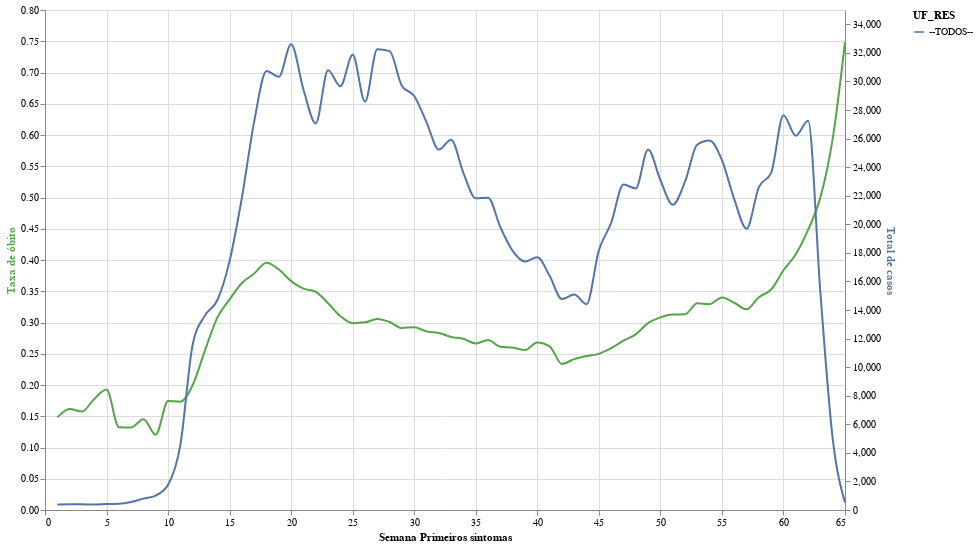

The cell this chart's notebook holds for it:
### Code cell
#collapse

cat2 = 'UF_RES'
index_cols = [cat1,cat2]

selection_dict = {'UF_RES':"!= ['nd']",'idade_anos':' <= 150','EVOLUCAO':"== ['cura','obito']"}

df_sel = select_items(df_srag,selection_dict)
print(f'\n Número de casos selecionados: {df_sel.shape[0]}\n')

df = get_outcome_data(df_sel,index_cols)
df = df.query('SEM_PRI_ABS <= @last_week')
# get_altair_chart(df,x_col=cat1,y_col='tx_obito',cat_col=cat2,ns_opacity=0.30)


x_col = 'SEM_PRI_ABS'
y_col_1 = 'tx_obito'
y_col_2 = 'total'

get_altair_chart_2_axis(df,x_col=cat1,y_col_1=y_col_1,y_col_2=y_col_2,cat_col=cat2,ns_opacity=0.10)

### Figure 1 — Vega-Lite specification as saved in the notebook (floating-point values rounded to 4 significant figures; data arrays with more than 128 entries replaced by an {"elided": "..."} marker saying what was removed)
{"config": {"view": {"continuousWidth": 400, "continuousHeight": 300}}, "layer": [{"mark": {"type": "line", "interpolate": "monotone", "stroke": "#57A44C"}, "encoding": {"color": {"type": "nominal", "field": "UF_RES"}, "tooltip": [{"type": "quantitative", "field": "SEM_PRI_ABS"}, {"type": "nominal", "field": "UF_RES"}, {"type": "quantitative", "field": "cura"}, {"type": "quantitative", "field": "obito"}, {"type": "quantitative", "field": "total"}, {"type": "quantitative", "field": "tx_obito"}], "x": {"type": "quantitative", "axis": {"title": "Semana Primeiros sintomas"}, "field": "SEM_PRI_ABS"}, "y": {"type": "quantitative", "axis": {"title": "Taxa de óbito", "titleColor": "#57A44C"}, "field": "tx_obito"}}, "selection": {"Selecione": {"type": "single", "fields": ["UF_RES"], "init": {"UF_RES": "--TODOS--"}, "bind": {"UF_RES": {"input": "select", "options": ["--TODOS--", "Acre", "Alagoas", "Amapá", "Amazonas", "Bahia", "Ceará", "Distrito Federal", "Espírito Santo", "Goiás", "Maranhão", "Mato Grosso", "Mato Grosso do Sul", "Minas Gerais", "Paraná", "Paraíba", "Pará", "Pernambuco", "Piauí", "Rio Grande do Norte", "Rio Grande do Sul", "Rio de Janeiro", "Rondônia", "Roraima", "Santa Catarina", "Sergipe", "São Paulo", "Tocantins"]}}}}, "transform": [{"filter": {"selection": "Selecione"}}]}, {"mark": {"type": "line", "interpolate": "monotone", "stroke": "#5276A7"}, "encoding": {"color": {"type": "nominal", "field": "UF_RES"}, "tooltip": [{"type": "quantitative", "field": "SEM_PRI_ABS"}, {"type": "nominal", "field": "UF_RES"}, {"type": "quantitative", "field": "cura"}, {"type": "quantitative", "field": "obito"}, {"type": "quantitative", "field": "total"}, {"type": "quantitative", "field": "tx_obito"}], "x": {"type": "quantitative", "axis": {"title": "Semana Primeiros sintomas"}, "field": "SEM_PRI_ABS"}, "y": {"type": "quantitative", "axis": {"title": "Total de casos", "titleColor": "#5276A7"}, "field": "total"}}, "transform": [{"filter": {"selection": "Selecione"}}]}], "data": {"name": "data-7934bfcd9635850fe7450dc7f3bb6d00"}, "height": 500, "resolve": {"scale": {"y": "independent"}}, "width": 800, "$schema": "https://vega.github.io/schema/vega-lite/v4.8.1.json", "datasets": {"data-7934bfcd9635850fe7450dc7f3bb6d00": {"elided": "1802 records"}}}
